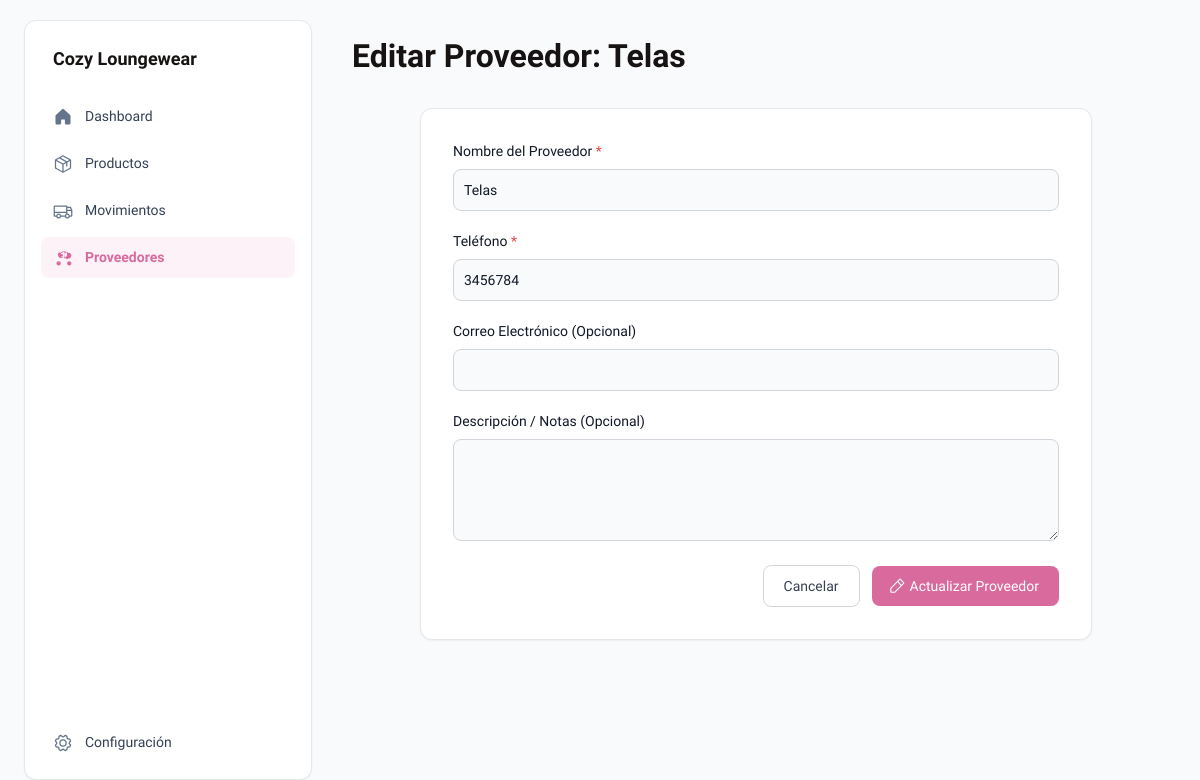
/proveedores/editar/1, run on the app's committed database.
### tables this page shows
CREATE TABLE Proveedor (id INTEGER PRIMARY KEY AUTOINCREMENT, nombre TEXT NOT NULL UNIQUE, telefono TEXT NOT NULL, correo TEXT, descripcion TEXT, fecha_registro TIMESTAMP DEFAULT CURRENT_TIMESTAMP);

### app.py (the view, shortened to what this page needs)
@app.route('/proveedores/editar/<int:id>', methods=['GET', 'POST'])
def editar_proveedor(id):
    proveedor_a_editar = _ejecutar_consulta_db("SELECT * FROM Proveedor WHERE id = ?", (id,), fetchone=True)
    if not proveedor_a_editar:
        flash('Proveedor no encontrado.', 'error')
        return redirect(url_for('proveedores_lista'))
    form_data_to_render = dict(proveedor_a_editar) if request.method == 'GET' and proveedor_a_editar else request.form.to_dict()
    if request.method == 'GET' and proveedor_a_editar:
        form_data_to_render['nombre_proveedor'] = proveedor_a_editar['nombre']
        form_data_to_render['telefono_proveedor'] = proveedor_a_editar['telefono']
        form_data_to_render['correo_proveedor'] = proveedor_a_editar['correo']
        form_data_to_render['descripcion_proveedor'] = proveedor_a_editar['descripcion']
    return render_template('editar_proveedor.html', proveedor=proveedor_a_editar, form_data=form_data_to_render)

### app.py (called while the page is built)
def get_db_connection():
    db_url = os.environ.get('DATABASE_URL')
    if db_url:
        try:
            conn = psycopg2.connect(db_url)
            return conn
        except psycopg2.OperationalError as e:
            print(f"ERROR CRÍTICO: No se pudo conectar a PostgreSQL con DATABASE_URL: {e}")
            raise
    elif USE_SQLITE_LOCALLY_IF_NO_DB_URL:
        conn_sqlite = sqlite3.connect(DATABASE_PATH_SQLITE)
        conn_sqlite.row_factory = sqlite3.Row
        conn_sqlite.execute("PRAGMA foreign_keys = ON")
        return conn_sqlite
    else:
        raise ValueError("DATABASE_URL no está configurada y el fallback a SQLite local está deshabilitado.")

def _adapt_query(query_str, is_postgres_conn):
    if is_postgres_conn:
        return query_str.replace("?", "%s")
    return query_str

### templates/editar_proveedor.html (shortened to what this page needs)
{% extends "base.html" %}
{% block page_title %}Editar Proveedor: {{ proveedor.nombre if proveedor else 'Desconocido' }}{% endblock %}
{% block content %}
<div class="p-4">
    <div class="bg-white rounded-xl border border-gray-200 shadow-sm p-6 md:p-8 max-w-2xl mx-auto">
        <form method="POST" action="{{ url_for('editar_proveedor', id=proveedor.id) }}">
            <div class="mb-5">
                <label for="nombre_proveedor" class="block mb-2 text-sm font-medium text-gray-900">Nombre del Proveedor <span class="text-red-500">*</span></label>
                <input type="text" id="nombre_proveedor" name="nombre_proveedor" value="{{ form_data.nombre if form_data else (proveedor.nombre if proveedor else '') }}" class="bg-gray-50 border border-gray-300 text-gray-900 text-sm rounded-lg focus:ring-[#D96A9E] focus:border-[#D96A9E] block w-full p-2.5" required>
            </div>
            <div class="mb-5">
                <label for="telefono_proveedor" class="block mb-2 text-sm font-medium text-gray-900">Teléfono <span class="text-red-500">*</span></label>
                <input type="tel" id="telefono_proveedor" name="telefono_proveedor" value="{{ form_data.telefono if form_data else (proveedor.telefono if proveedor else '') }}" class="bg-gray-50 border border-gray-300 text-gray-900 text-sm rounded-lg focus:ring-[#D96A9E] focus:border-[#D96A9E] block w-full p-2.5" required>
            </div>
            <div class="mb-5">
                <label for="correo_proveedor" class="block mb-2 text-sm font-medium text-gray-900">Correo Electrónico (Opcional)</label>
                <input type="email" id="correo_proveedor" name="correo_proveedor" value="{{ form_data.correo if form_data and form_data.correo is not none else (proveedor.correo if proveedor and proveedor.correo is not none else '') }}" class="bg-gray-50 border border-gray-300 text-gray-900 text-sm rounded-lg focus:ring-[#D96A9E] focus:border-[#D96A9E] block w-full p-2.5">
            </div>
            <div class="mb-5">
                <label for="descripcion_proveedor" class="block mb-2 text-sm font-medium text-gray-900">Descripción / Notas (Opcional)</label>
                <textarea id="descripcion_proveedor" name="descripcion_proveedor" rows="4" class="block p-2.5 w-full text-sm text-gray-900 bg-gray-50 rounded-lg border border-gray-300 focus:ring-[#D96A9E] focus:border-[#D96A9E]"></textarea>
            </div>
            <div class="flex items-center justify-end mt-6">
                <a href="{{ url_for('proveedores_lista') }}" class="text-gray-700 hover:bg-gray-100 border border-gray-300 focus:ring-4 focus:outline-none focus:ring-gray-200 font-medium rounded-lg text-sm px-5 py-2.5 text-center mr-3">
                    Cancelar
                </a>
                <button type="submit" class="text-white bg-[#D96A9E] hover:bg-[#c75d8f] focus:ring-4 focus:outline-none focus:ring-pink-300 font-medium rounded-lg text-sm px-5 py-2.5 text-center inline-flex items-center">
                    Actualizar Proveedor
                </button>
            </div>
        </form>
    </div>
</div>
{% endblock %}

### static/css/style.css (style rules this page uses)
body { -webkit-font-smoothing: antialiased; -moz-osx-font-smoothing: grayscale; }

### data on the page
Proveedor: nombre "Telas", nombre_proveedor "Telas", telefono_proveedor "3456784"
